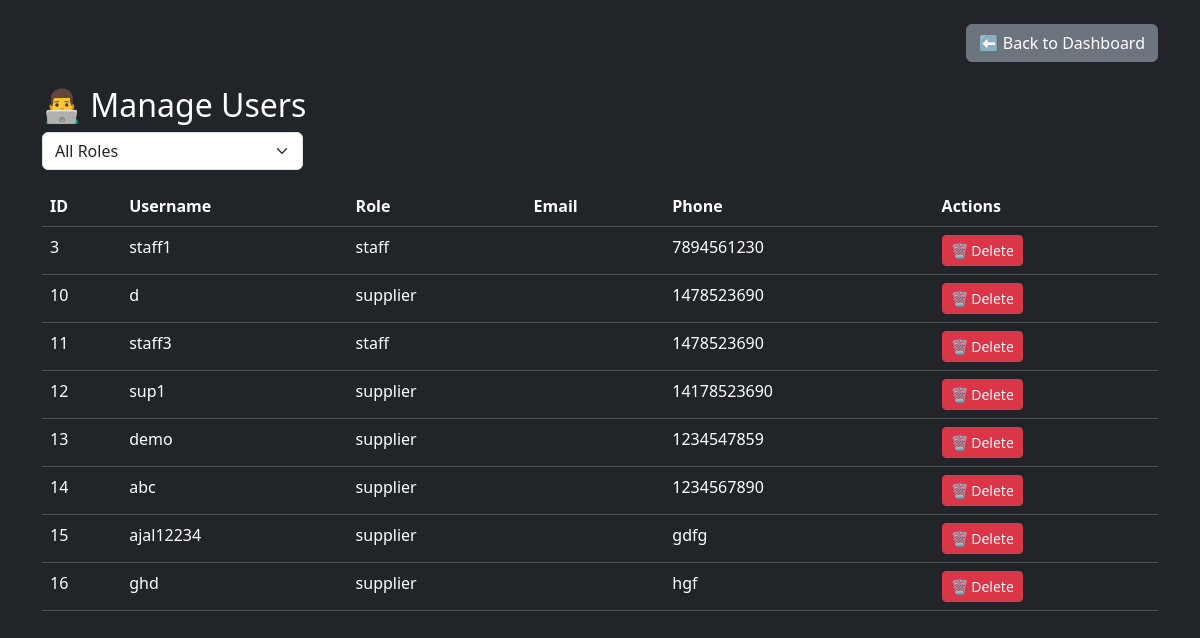
The page /manage-users/ (signed in) on the database its author committed.
### authapp/models.py (models this page shows, shortened)
class CustomUser(AbstractUser):
    ROLE_CHOICES = [
        ('admin', 'Admin'),
        ('staff', 'Staff'),
        ('supplier', 'Supplier'),
    ]
    role = models.CharField(max_length=10, choices=ROLE_CHOICES, default='staff')
    phone = models.CharField(max_length=15, blank=True, null=True)
    gender = models.CharField(max_length=10, blank=True, null=True)

### authapp/views.py (the view)
# urls.py: path("manage-users/", views.manage_users, name="manage_users"),
@login_required
def manage_users(request):
    role = request.GET.get("role")
    users = CustomUser.objects.exclude(role="admin")
    if role:
        users = users.filter(role=role)
    return render(request, "manage_users.html", {"users": users})

### authapp/templates/manage_users.html (shortened to what this page needs)
<!DOCTYPE html>
<html>
<head>
    <link href="https://cdn.jsdelivr.net/npm/bootstrap@5.3.2/dist/css/bootstrap.min.css" rel="stylesheet">
</head>
<body class="bg-dark text-white">
<div class="container mt-4">
    <div class="d-flex justify-content-end mb-2">
        <a href="{% url 'admin_dashboard' %}" class="btn btn-secondary mb-3">⬅ Back to Dashboard</a>
    </div>
    <h2>👨‍💻 Manage Users</h2>
    <form method="get" class="mb-3">
        <div class="row">
            <div class="col-md-3">
                <select name="role" class="form-select" onchange="this.form.submit()">
                    <option value="">All Roles</option>
                </select>
            </div>
        </div>
    </form>
    <table class="table table-dark table-hover">
        <thead>
            <tr>
                <th>ID</th>
                <th>Username</th>
                <th>Role</th>
                <th>Email</th>
                <th>Phone</th>
                <th>Actions</th>
            </tr>
        </thead>
        <tbody>
            {% for user in users %}
            <tr>
                <td>{{ user.id }}</td>
                <td>{{ user.username }}</td>
                <td>{{ user.role }}</td>
                <td>{{ user.email }}</td>
                <td>{{ user.phone }}</td>
                <td>
                    <a href="{% url 'delete_user' user.id %}"
                       onclick="return confirm('Are you sure you want to delete this user?');"
                       class="btn btn-danger btn-sm">🗑 Delete</a>
                </td>
            </tr>
            {% empty %}
            <tr>
                <td colspan="6" class="text-center">No users found</td>
            </tr>
            {% endfor %}
        </tbody>
    </table>
</div>
</body>
</html>

### rows shown on the page
CustomUser: id "3", username "staff1", role "staff", phone "7894561230"
CustomUser: id "10", username "d", role "supplier", phone "1478523690"
CustomUser: id "11", username "staff3", role "staff", phone "1478523690"
CustomUser: id "12", username "sup1", role "supplier", phone "14178523690"
CustomUser: id "13", username "demo", role "supplier", phone "1234547859"
CustomUser: id "14", username "abc", role "supplier", phone "1234567890"
CustomUser: id "15", username "ajal12234", role "supplier", phone "gdfg"
CustomUser: id "16", username "ghd", role "supplier", phone "hgf"
